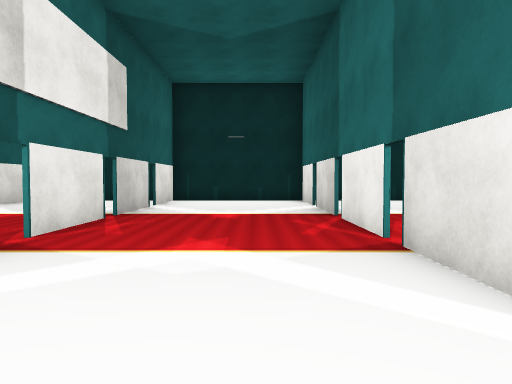
View 1 (above)

21 first-person views from a walk through a Unity game level. The camera is 1.3 m above the floor, tilts 2° down and sees 70° across. Doors are open. The floor is counted in squares, 2 m on a side. Each view is taken from the middle of a square. On the plan, view 1 faces up. The plan holds only what a view shows up to about 11 squares ahead; the rest is blank. The place goes on beyond the plan. The player is left out. Some surface patterns are stand-ins.

View 2
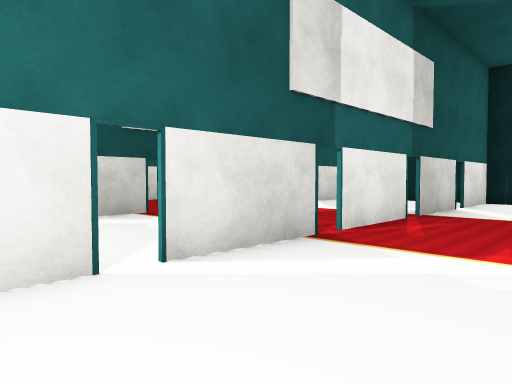

View 3
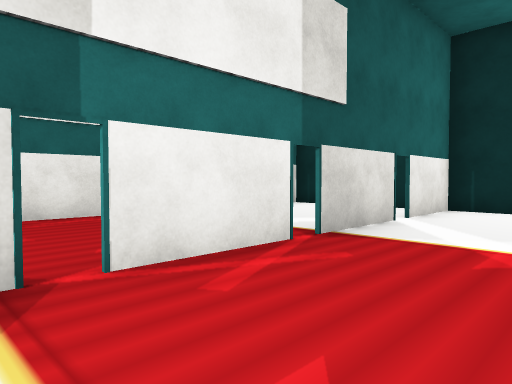

View 4
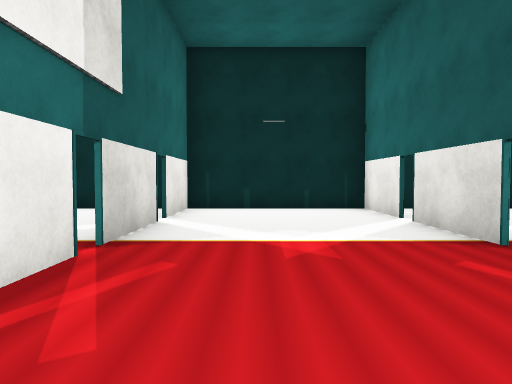

View 5
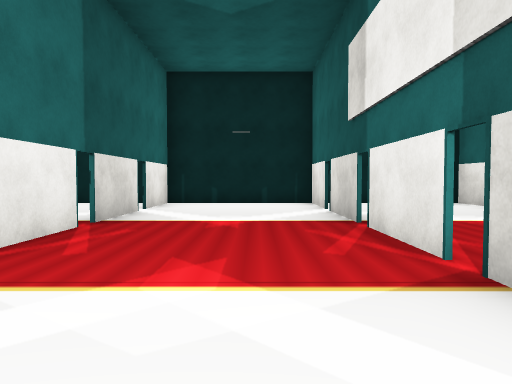

View 6
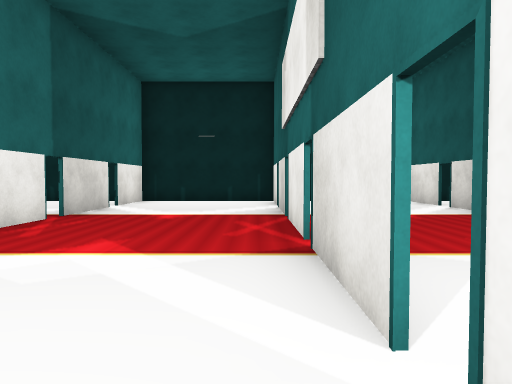

View 7
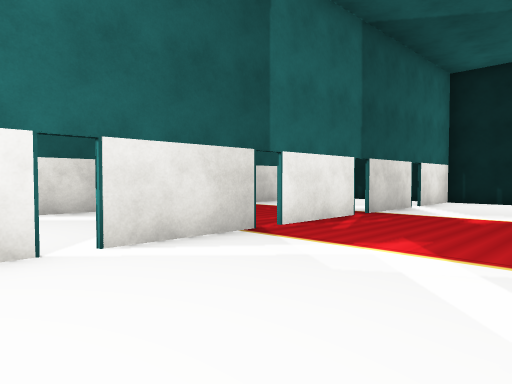

View 8
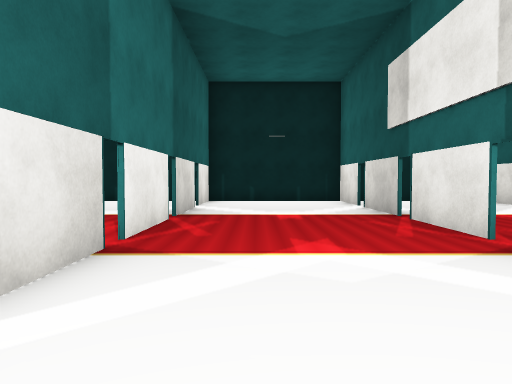

View 9
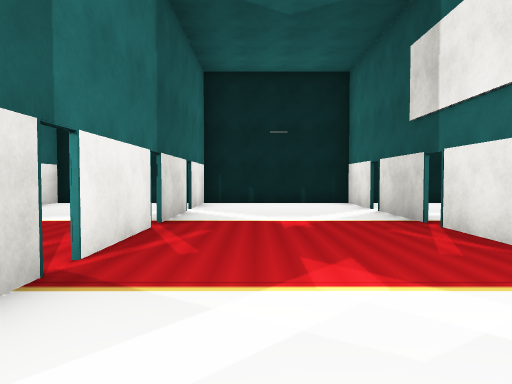

View 10
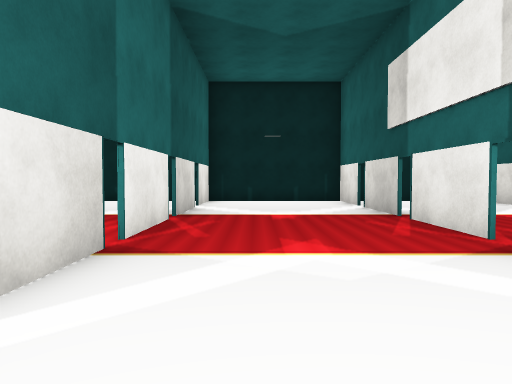

View 11
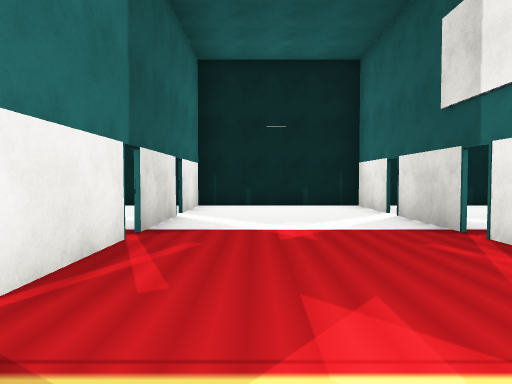

View 12
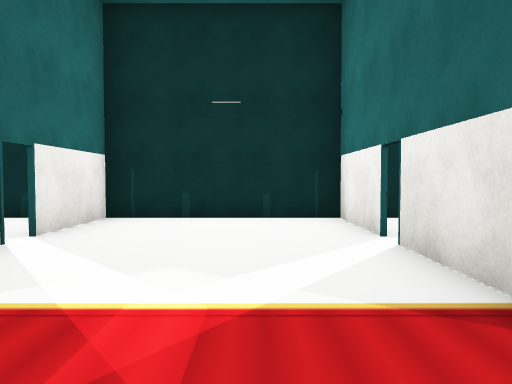

View 13
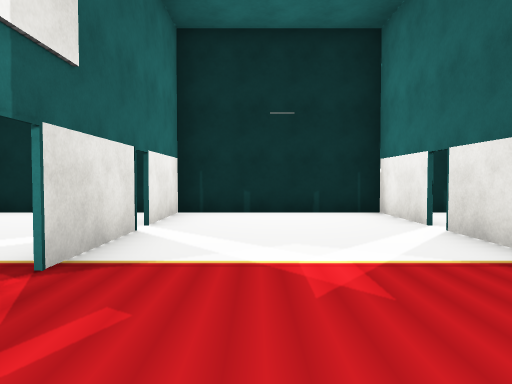

View 14
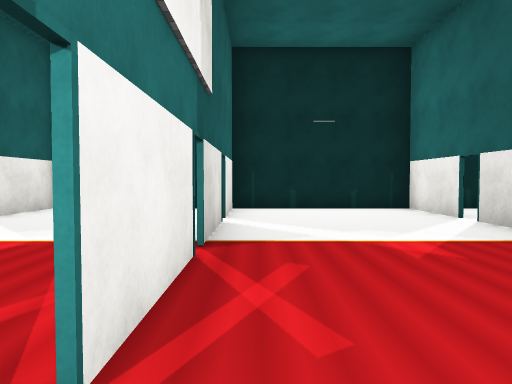

View 15
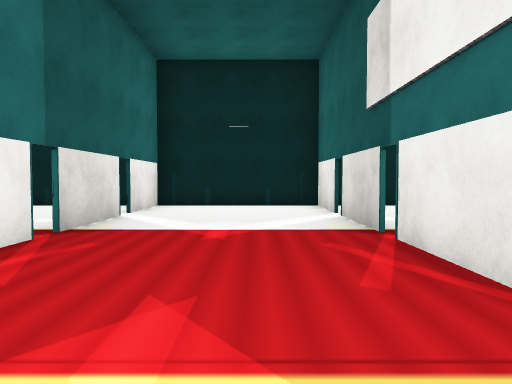

View 16
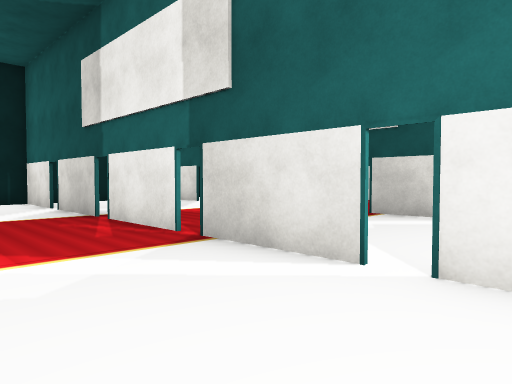

View 17
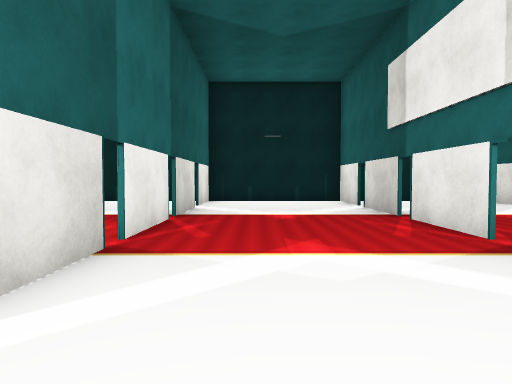

View 18
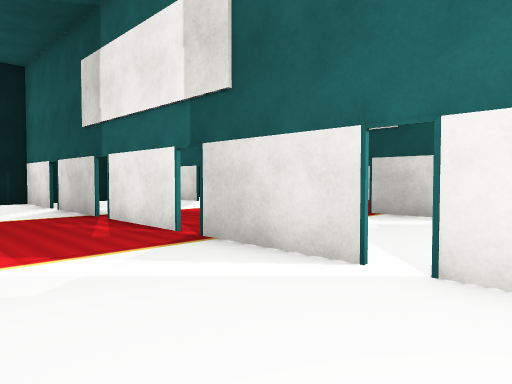

View 19
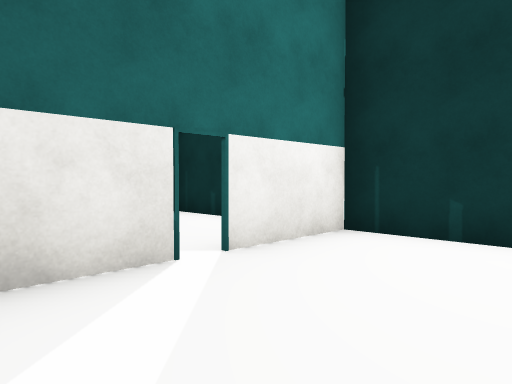

View 20
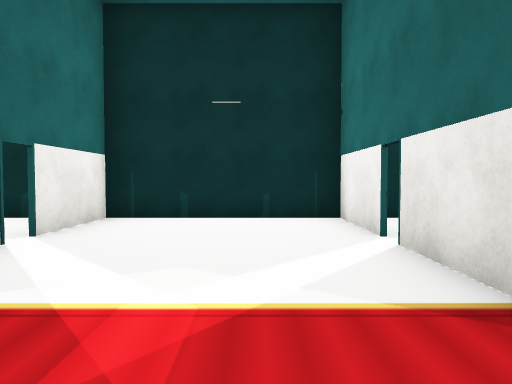

View 21
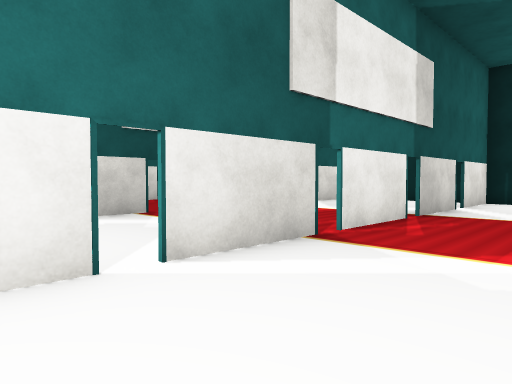

### Floor plan
Points are (right, up) in squares from view 1. A wall is a line through its corners. A room is listed if a view was taken in it or the views show most of it. See-through windows are left out.
Room 1 (views 1, 2, 3, 4, 5)
walls: (-2.5, 6.1) (-2.5, 4); (1.4, 6.5) (1.4, 8.8); (-2.5, 3.6) (-2.5, 1.4); (-2.5, 8.7) (-2.5, 6.5); (1.4, 4) (1.4, 6.1); (1.4, 9.1) (1.4, 11.1); (1.4, 1.4) (1.4, 3.6); (-2.5, 1) (-2.5, -1); (-2.5, 11.2) (-2.5, 9.1); (1.1, 11.1) (-2.9, 11.1); (-3, -1) (1.1, -1); (1.4, -1) (1.4, 1)
ways out: open door at (1, 1) to room 2; open door at (1, 4) to room 2; open door at (1, 6) to room 2; open door at (1, 9) to room 2; open door at (-3, 1) to room 5; open door at (-3, 4) to room 5; open door at (-3, 6) to room 5; open door at (-3, 9) to room 5
Room 2 (views 6, 7)
walls: (1.5, 6.1) (1.5, 4.1); (5.4, 6.5) (5.4, 8.7); (1.5, 3.6) (1.5, 1.4); (5.4, 4) (5.4, 6.1); (1.5, 8.8) (1.5, 6.5); (2.6, 11.1) (1.1, 11.1); (5.4, 1.4) (5.4, 3.6); (1.5, 0.8) (1.5, -0.7); (1.1, -1) (5.1, -1); (5.4, -1) (5.4, 1)
ways out: open door at (1, 1) to room 1; open door at (1, 4) to room 1; open door at (1, 6) to room 1; open door at (1, 9) to room 1; open door at (5, 1) to room 3; open door at (5, 4) to room 3; open door at (5, 6) to room 3; open door at (5, 9) to room 3
Room 3 (views 8, 9)
walls: (5.5, 6.1) (5.5, 4); (9.4, 6.5) (9.4, 8.1); (5.5, 3.6) (5.5, 1.4); (9.4, 4) (9.4, 6.1); (9.4, 1.5) (9.4, 3.6); (5.5, 1) (5.5, -1); (5.5, 11.2) (5.5, 9.4); (9, 11.1) (6, 11.1); (5.1, -1) (9, -1); (9.4, -1) (9.4, 1)
ways out: open door at (5, 1) to room 2; open door at (5, 4) to room 2; open door at (5, 6) to room 2; open door at (5, 9) to room 2; open door at (9, 1) to room 4; open door at (9, 4) to room 4; open door at (9, 6) to room 4; open door at (9, 9) to room 4
Room 4 (views 10, 11, 12, 13, 14)
walls: (9.5, 6.1) (9.5, 4); (13.4, 6.5) (13.4, 8.7); (9.5, 3.6) (9.5, 1.4); (9.5, 8.7) (9.5, 6.5); (13.4, 4) (13.4, 6.1); (13.4, 9.1) (13.4, 11.2); (13.4, 1.4) (13.4, 3.6); (9.5, 1) (9.5, -1); (9.5, 11.2) (9.5, 9.1); (13, 11.1) (9, 11.1); (9, -1) (14, -1); (13.4, -1) (13.4, 1)
ways out: open door at (9, 1) to room 3; open door at (9, 4) to room 3; open door at (9, 6) to room 3; open door at (9, 9) to room 3; open door at (13, 1); open door at (13, 4); open door at (13, 6); open door at (13, 9)
Room 5 (views 15, 16)
walls: (-6.5, 6.1) (-6.5, 4); (-6.5, 3.6) (-6.5, 1.4); (-2.6, 4) (-2.6, 4.6); (-6.5, 8.8) (-6.5, 6.5); (-2.6, 1.4) (-2.6, 3.6); (-6.5, 1) (-6.5, -1); (-6.5, 11.3) (-6.5, 9.1); (-2.9, 11.1) (-6.9, 11.1); (-7.1, -1) (-3, -1); (-2.6, -1) (-2.6, 1)
ways out: open door at (-3, 1) to room 1; open door at (-3, 4) to room 1; open door at (-3, 6) to room 1; open door at (-3, 9) to room 1; open door at (-7, 1) to room 6; open door at (-7, 4) to room 6; open door at (-7, 6) to room 6; open door at (-7, 9) to room 6
Room 6 (views 17, 18, 19, 20, 21)
walls: (-10.5, 6.1) (-10.5, 4); (-6.6, 6.5) (-6.6, 8.8); (-10.5, 3.6) (-10.5, 1.4); (-6.6, 4) (-6.6, 6.1); (-10.5, 8.8) (-10.5, 6.5); (-6.6, 9.1) (-6.6, 11.1); (-6.6, 1.5) (-6.6, 3.5); (-10.5, 1) (-10.5, -1); (-10.5, 11.3) (-10.5, 9.1); (-6.9, 11.1) (-10.9, 11.1); (-11.1, -1) (-7.1, -1); (-6.6, -1) (-6.6, 1)
ways out: open door at (-7, 1) to room 5; open door at (-7, 4) to room 5; open door at (-7, 6) to room 5; open door at (-7, 9) to room 5; open door at (-11, 1); open door at (-11, 4); open door at (-11, 6); open door at (-11, 9)

Where each view was taken, in squares from view 1:
view 1: 0 up, 0 right, facing up
view 2: 0 up, 0 right, facing up-left
view 3: 3 up, 0 right, facing up-left
view 4: 3 up, 1 left, facing up
view 5: 9 up, 1 left, facing down
view 6: 10 up, 2 right, facing down
view 7: 10 up, 2 right, facing down-right
view 8: 10 up, 8 right, facing down
view 9: 9 up, 8 right, facing down
view 10: 10 up, 12 right, facing down
view 11: 8 up, 12 right, facing down
view 12: 5 up, 12 right, facing up
view 13: 4 up, 11 right, facing up
view 14: 3 up, 10 right, facing up
view 15: 8 up, 5 left, facing down
view 16: 10 up, 4 left, facing down-left
view 17: 10 up, 8 left, facing down
view 18: 10 up, 8 left, facing down-left
view 19: 7 up, 8 left, facing up-left
view 20: 5 up, 8 left, facing up
view 21: 0 up, 8 left, facing up-left
